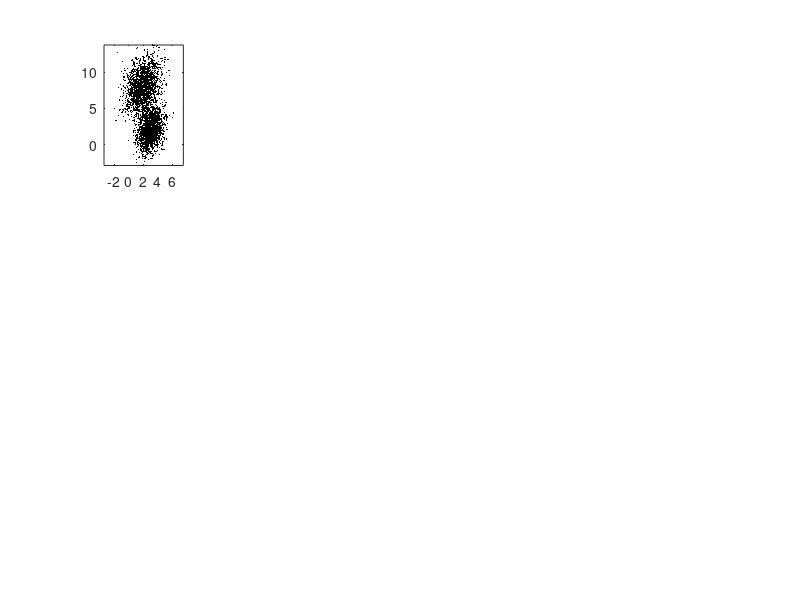

Here is the MATLAB script that generated this plot: (Note: this script raises an error after producing the figure.)
%Levent Batakci - LAB192@case.edu
%MATH444 HW#1
%Model Reduction Data portion

%Clear memory
clc
clear all

%Load the model reduction data
%The data is stored in 6x4000 a matrix X
%The entries are all of type 'double'
load ModelReductionData


%PART a
%In this part, the data will be visualized by plotting the components
%of the data (one pair at a time) against each other
%Since there are 6 components, there will be (6 choose 2)=15 plots

colors = ["Blue","Green","Red","Purple","Black","Yellow"];
colors = ["Black","Black","Black","Black","Black","Black"];

c = size(X,1); %Number of components
sbplt_index=1;
figure(1);
for i = 1:c
   for j= i+1:c 
       subplot(3, 5, sbplt_index)
       sbplt_index = sbplt_index + 1;
       plot(X(i,:),X(j,:),'k.','MarkerSize',3)
       axis('equal')
       set(gca,'FontSize',10)
       
       xlabel(append("Component ", string(i)))
       ylabel(append("Component ", string(j)))
   end
end
sgtitle("Figure 1: Raw Data Components Compared") %MAKE THIS PLOT PRETTIER !!!!


%PART b
%In this part, I calculate the SVD of the data (after centering it)
%Then, the singular values are plotted to determine the effective
%dimensionality of the data

%Center the data
N = size(X,2);
xc = sum(X, 2)/N; %Get the average
Xc = X -  xc*ones(1,N); %Subtract out the average

[U,S,V] = svd(Xc); %Compute the SVD

%Plot the singular values
singular_values = diag(S); %Extract the singular values
figure(2);
subplot(1, 1, 1); %Make the plot into 1 large one
plot(1:size(Xc,1), singular_values, 'k.','MarkerSize', 45, 'Color', 'b')
set(gca,'FontSize',20)

%Set up the x-axis
xlbl = append("\fontsize{30}1", "\leq j \leq", string(size(Xc,1)));
xlabel(xlbl, 'interpreter','tex');
xticks(1:size(Xc,1));

%Set up the y-axis
ylbl = "\fontsize{30}Singular Value   \sigma_j";%Label y
ylabel(ylbl, 'interpreter','tex');
sgtitle("Figure 2: Centered Data Singular Values");

%THE RESULTING PLOT MAKES IT CLEAR THAT THE DATA HAS EFFECTIVELY
% % % % % 3 DIMENSIONS % % % % %
%From here, it remains to check how many distinct data clumps there are.
%To do this, we will project the data onto u1, u2, and u3 and plot the
%data in 3-space
U3 = U(:, 1:3)'; %Get the first 3 feature vectors
Z3 = U3 * Xc; %Project to get the 3 principal components

%Look at the principal components in pairs
figure(3);
c = size(Z3,1); %Number of components
sbplt_index=1;
for i = 1:c
   for j= i+1:c 
       subplot(2, 2, sbplt_index)
       sbplt_index = sbplt_index + 1;
       plot(Z3(i,:),Z3(j,:),'k.','MarkerSize',3)
       axis('equal')
       set(gca,'FontSize',15)
       
       
       xlabel(append("PC ", string(i)))
       ylabel(append("PC ", string(j)))
   end
end

%Look at the 3D Scatterplot
s = 15; %Marker size
subplot(2, 2, 4)
scatter3(Z3(1,:),Z3(2,:),Z3(3,:), s, 'o', 'MarkerEdgeColor','k', 'MarkerFaceColor','b')
xlabel("PC 1")
ylabel("PC 2")
zlabel("PC 3")
title("Principal Components 3D-Scatterplot")

sgtitle("Figure 3: Centered Data Principal Components (PC) Compared");

%Looking at the comparisons, there appear to be
% % % % % 2 CLUSTERS % % % % %

